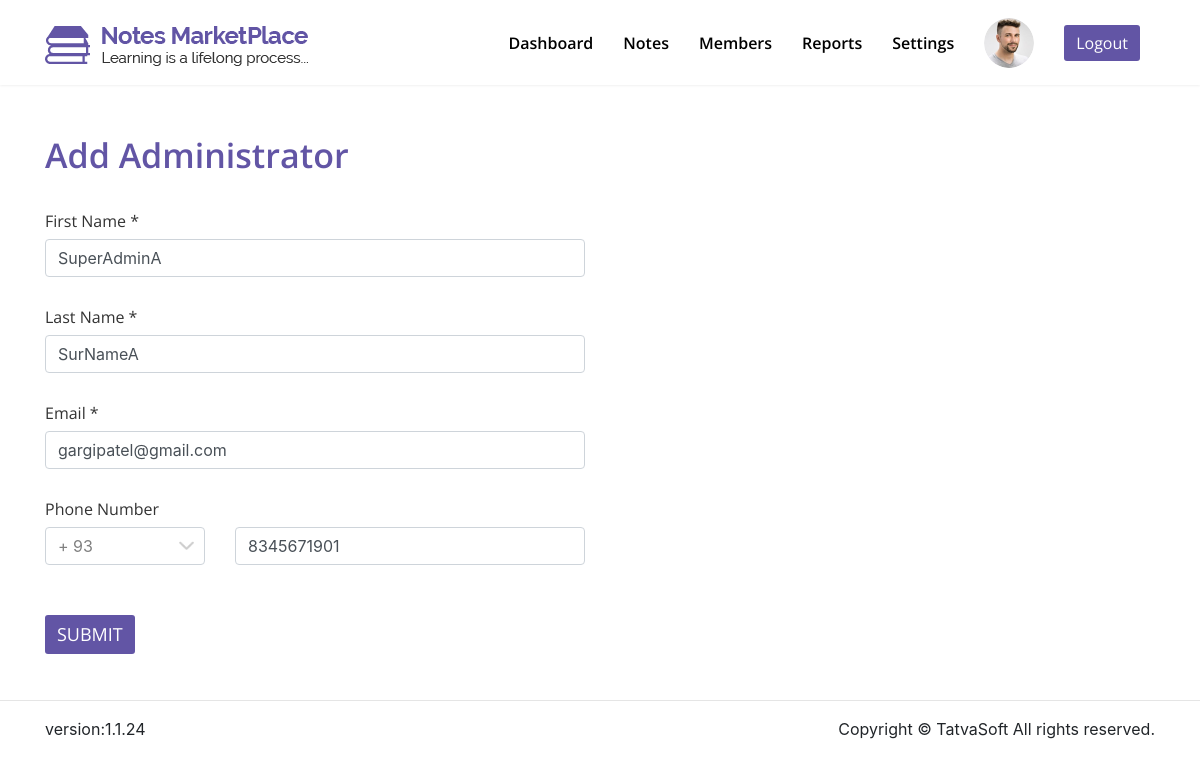
The app's page /PHP_NoteMarketPlace/admin/add_administrator.php?user_id=1 (signed in) with its own data.
### tables this page shows
CREATE TABLE `users` (
  `UserID` int(11) NOT NULL,
  `UserRoleID` int(11) NOT NULL,
  `FirstName` varchar(50) NOT NULL,
  `LastName` varchar(50) NOT NULL,
  `Email` varchar(100) NOT NULL,
  `Password` varchar(200) NOT NULL,
  `IsEmailVerified` bit(1) NOT NULL,
  `CreatedDate` datetime DEFAULT NULL,
  `CreatedBy` int(11) DEFAULT NULL,
  `ModifiedDate` datetime DEFAULT NULL,
  `ModifiedBy` int(11) DEFAULT NULL,
  `IsActive` bit(1) NOT NULL
);

CREATE TABLE `userprofiledetails` (
  `UserProfileDetailID` int(11) NOT NULL,
  `UserID` int(11) NOT NULL,
  `DOB` date DEFAULT NULL,
  `GenderID` int(11) DEFAULT NULL,
  `SecondaryEmailAddress` varchar(100) DEFAULT NULL,
  `PhoneNumber_CountryID` int(11) NOT NULL,
  `PhoneNumber` varchar(20) NOT NULL,
  `ProfilePicture` varchar(500) DEFAULT NULL,
  `AddressLine1` varchar(100) DEFAULT NULL,
  `AddressLine2` varchar(100) DEFAULT NULL,
  `City` varchar(50) DEFAULT NULL,
  `State` varchar(50) DEFAULT NULL,
  `ZipCode` varchar(50) DEFAULT NULL,
  `CountryID` int(11) DEFAULT NULL,
  `University` varchar(100) DEFAULT NULL,
  `College` varchar(100) DEFAULT NULL,
  `CreatedDate` datetime DEFAULT NULL,
  `CreatedBy` int(11) DEFAULT NULL,
  `ModifiedDate` datetime DEFAULT NULL,
  `ModifiedBy` int(11) DEFAULT NULL,
  `IsActive` bit(1) NOT NULL
);

### PHP_NoteMarketPlace/common/dbcontroller.php (called while the page is built, shortened)
<?php
    class DBController {
        private $host = "localhost";
        private $user = "root";
        private $password = "";
        private $database = "notemarketplace";
        private $conn;
	function __construct() {
		$this->conn = $this->connectDB();
	}
	function connectDB() {
	    $conn = mysqli_connect($this->host,$this->user,$this->password, $this->database);
		return $conn;
	}
	function runQuery($query) {
		$result = mysqli_query($this->conn, $query);
		while($row=mysqli_fetch_assoc($result)) {
			$resultset[] = $row;
		}
		if(!empty($resultset))
			return $resultset;
	}
}

### PHP_NoteMarketPlace/common/configuration.php (called while the page is built, shortened)
<?php
    require_once("../common/dbcontroller.php");
	$db_handle = new DBController();
    $defaultSystemConfigVal = "SELECT `Key`,`Value` From systemconfiguration WHERE `Key` IN ('SupportEmail', 'SupportPhoneNo', 'FacebookUrl', 'TwitterUrl', 'LinkdinUrl')";
    $defaultSystemConfigValResult = $db_handle->runQuery($defaultSystemConfigVal);
?>

### PHP_NoteMarketPlace/admin/add_administrator.php (the view, shortened to what this page needs)
<?php
    include '../common/configuration.php';
    $current_admin_profile_id = 0;
    require_once("../common/dbcontroller.php");
	$db_handle = new DBController();
    if(!empty($_GET["user_id"]) && $_GET["user_id"] >0) {
        $current_admin_profile_id = $_GET["user_id"];
        $admin_member_query = "SELECT UserID,FirstName,LastName,Email FROM users WHERE UserID = ".$current_admin_profile_id;
        $admin_member_result = $db_handle->runQuery($admin_member_query);
        if(!empty($admin_member_result)){
            $admin_member_detail_query = "SELECT UserID,PhoneNumber_CountryID,PhoneNumber FROM userprofiledetails WHERE UserID = ".$current_admin_profile_id;
            $admin_member_detail_result = $db_handle->runQuery($admin_member_detail_query);
        }
    }
?>
<!DOCTYPE html>
<html lang="en">
    <head>
    <link rel="stylesheet" href="css/bootstrap/bootstrap.min.css">
    <link rel="stylesheet" href="css/style_admin.css">
    <link rel="stylesheet" href="css/responsive_admin.css">
    </head>
    <body data-spy="scroll" class="overflow-auto sticky-header">
        <div class="wrapper">
        <?php include 'admin_header.php'?>
        <section id="add_administrator" class="pad_100_for_pages">
        <div class="container">
            <div class="content-box-xs">
            <form action="<?php echo $_SERVER['PHP_SELF']; ?>" method="POST" onsubmit="return validateAddAdminForm();">
                <span class="common-heading-1 left_heading-1">Add Administrator</span>
                <div class="row">
                    <div class="col-lg-6 col-md-12">
                        <div class="form-group form-common">
                            <label for="fname">First Name * </label>
                            <input type="text" class="form-control input_val" id="fname" name="fname" <?php if($current_admin_profile_id != 0 && !empty($admin_member_result[0]["FirstName"])){
                                echo " value ='".$admin_member_result[0]["FirstName"]."'";
                            }
                            ?> placeholder="Enter your first name" onblur="validateFirstName();">
                        </div>
                        <div class="form-group form-common">
                            <label for="lname">Last Name * </label>
                            <input type="text" class="form-control input_val" id="lname" name="lname" <?php if($current_admin_profile_id != 0 && !empty($admin_member_result[0]["LastName"])){
                                echo " value ='".$admin_member_result[0]["LastName"]."'";
                            }
                            ?>placeholder="Enter your last name" onblur="validateLastName();">
                        </div>
                        <div class="form-group form-common">
                            <label for="email">Email *</label>
                            <input type="email" class="form-control input_val" id="email" name="email" <?php if($current_admin_profile_id != 0 && !empty($admin_member_result[0]["Email"])){
                                echo " value ='".$admin_member_result[0]["Email"]."'";
                            }
                            ?>placeholder="Enter your email address" onblur="validateEmail();">
                        </div>
                        <div class="form-group form-common">
                            <label for="phoneNo">Phone Number</label>
                            <div class="row">
                                <div class="col-4">
                                    <?php
                                        $phoneCodeQuery = "SELECT CountryID,  PhoneCode FROM countries";
                                        $phoneCodeResult = $db_handle->runQuery($phoneCodeQuery);
                                    ?>
                                    <select class="form-control dropdown-control" id="selectPhoneCode" name="selectPhoneCode">
                                    <?php
                                        foreach($phoneCodeResult as $phoneCodeRow){
                                          echo "<option value='" .$phoneCodeRow['CountryID'] . "'";
                                            if($current_admin_profile_id != 0 && !empty($admin_member_detail_result[0]["PhoneNumber_CountryID"]) && $admin_member_detail_result[0]["PhoneNumber_CountryID"] > 0 && $phoneCodeRow['CountryID'] == $admin_member_detail_result[0]["PhoneNumber_CountryID"]) {
                                                echo " selected";
                                            }
                                            echo "> + ".$phoneCodeRow['PhoneCode']."</option>";
                                        } ?>
                                    </select>
                                </div>
                                <div class="col-8">
                                    <input type="text" class="form-control input_val" id="phoneNo" name="phoneNo" <?php if($current_admin_profile_id != 0 && !empty($admin_member_detail_result[0]["PhoneNumber"])){
                                        echo " value ='".$admin_member_detail_result[0]["PhoneNumber"]."'";
                                    }
                                    ?>placeholder="Enter your phone number" onblur="validatePhoneCode();">
                                </div>
                            </div>
                        </div>
                        <div class="small-btn general-btn">
                            <input type="submit" class="btn btn-outline-primary btn-purple" value="SUBMIT" name="submit" />
                        </div>
                    </div>
                </div>
            </form>
            </div>
        </div>
        </section>
        <?php include 'admin_footer.php' ?>
        </div>
    </body>
</html>

### PHP_NoteMarketPlace/admin/css/style_admin.css (style rules this page uses)
html, body { height: 100%; }
section { background: #fff; }
.pad_100_for_pages { padding-top: 100px; }
.container label { float: left; font-family: Open Sans; font-size: 16px; font-weight: 400; line-height: 20px; color: #333333; }
.general-btn { padding-top: 30px; }
.btn-purple { background-color: #6255a5; border-radius: 3px; font-family: Open Sans; font-size: 18px; text-transform: uppercase; color: #fff; border: none; }
.common-heading-1 { font-family: Open Sans; font-size: 34px; font-weight: 600; color: #6255a5; display: block; }
.left_heading-1 { text-align: left; }
.form-common { margin: 0px; padding-top: 30px; }
.content-box-xs { padding: 30px 0; }
.dropdown-control { appearance: none; -moz-appearance: none; -webkit-appearance: none; width: 100%; background-image: url('../images/Profile/down-arrow.png'); background-repeat: no-repeat; background-position: right 10px center; cursor: pointer; background-size: 15px; color: gray; }
#add_administrator .container label { width: 100%; }

### records on screen
users: fname "SuperAdminA", lname "SurNameA", email "gargipatel@gmail.com"
userprofiledetails: selectPhoneCode "+ 93", phoneNo "8345671901"
